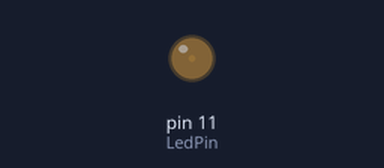
Bench run of a sketch on a simulated Arduino Uno, built with avr-gcc and run on an emulated ATmega328P. Parts: output pins drawn as LEDs (lit = HIGH).

Above: at 0.05 s.
At 1.15 s:
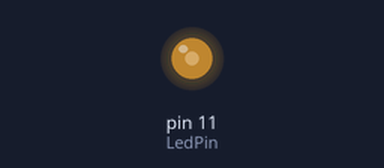
At 2.3 s:
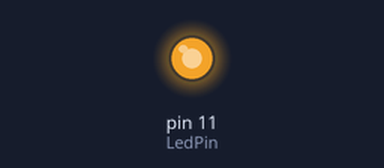
At 4.55 s:
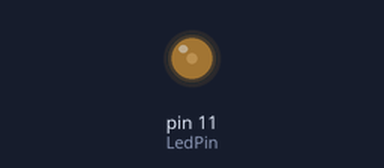
Timing chart, 0 to 6.6 s (numbered marks = the images above):
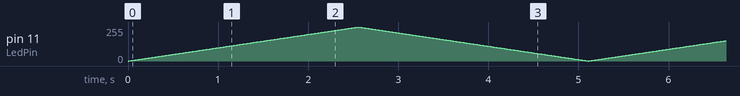

The sketch:

p2e2.ino
```cpp
// Fade an LED in and out
const int LedPin = 11; // LED
int i = 0; // To count up and down

void setup() {
  pinMode(LedPin, OUTPUT); // setup LedPin as an output
}

void loop(){
  for (i = 0; i < 255; i++) { // loop from 0 to 254 (fade in)
    analogWrite(LedPin, i); // set the LED brightness
    delay(10); // Wait 10ms because analogWrite
    // is instantaneous and we would
    // not see any change
  }
  for (i = 255; i > 0; i--) { // loop from 255 to 1 (fade out)
    analogWrite(LedPin, i); // set the LED brightness
    delay(10); // Wait 10ms
  }
}
```
